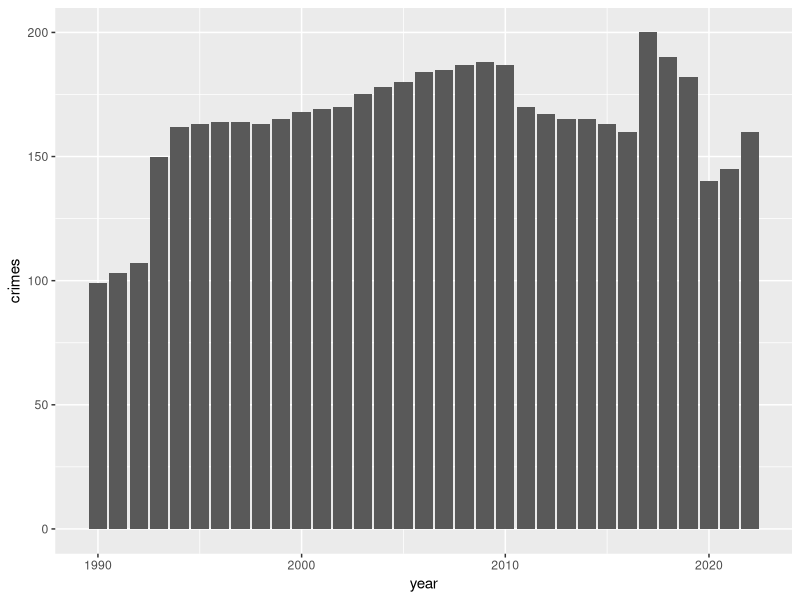

Write the R code that produced this figure. (Note: this script raises an error after producing the figure.)
## ---- chunk 1
knitr::opts_chunk$set(echo = TRUE)
crimes_raw_data <-readr::read_csv("crimedata.csv")
# devtools::load_all() 
# data(crimes_raw_data)
## ---- chunk 2
ggplot2::ggplot(crimes_raw_data, ggplot2::aes(year, crimes)) + ggplot2::geom_bar(stat='identity')
## ---- chunk 3
maxcrimes <- max(crimes_raw_data$crimes)
mincrimes <- min(crimes_raw_data$crimes)

crimes_raw_data <- dplyr::arrange(crimes_raw_data, year)
earliestyear <- dplyr::first(crimes_raw_data$year)
latestyear <- dplyr::last(crimes_raw_data$year)
latestcrimes <- dplyr::last(crimes_raw_data$crimes)

crimes_decade_previous <- summarise_crimes(crimes_raw_data, paste((latestyear-10):(latestyear-1)))
